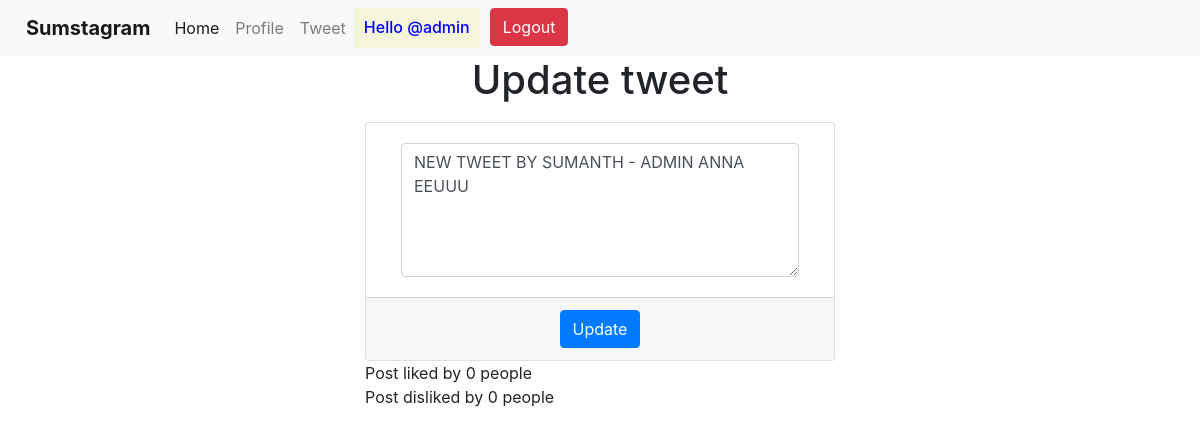
Screenshot of /display/5 (signed in) with the database file from the repository.
### app1/models.py (models this page shows, shortened)
class Tweet(models.Model):
    usern = models.CharField(max_length=20)
    date = models.DateTimeField(auto_now_add=True)
    tweet = models.CharField(max_length=300)
    likes = models.ManyToManyField(User, related_name="post_likes")
    dislikes = models.ManyToManyField(User, related_name="post_dislikes")

### app1/views.py (the view)
# urls.py: path("display/<str:post_id>", views.render_display, name="display"),
def render_display(request, post_id):
    t = Tweet.objects.get(id=post_id)
    if request.user.username == t.usern:
        print("Who tryna update:", request.user.username)
        print("Who can update:", t.usern)
        print(request.user.username == t.usern)
        if request.method == "POST":
            new_tweet = request.POST.get('tweet')
            t.tweet = new_tweet
            t.save()
            messages.success(request, "Tweet successfully updated")
            return redirect('home')
        return render(request, 'single.html', {"tweet": t})
    print("Likes:", t.likes.all())
    print("Dislikes:", t.dislikes.all())
    return render(request, "post.html", {"tweet": t})

### templates/single.html (shortened to what this page needs)
<!doctype html>
<html lang="en">
<head>
    <link href="https://cdn.jsdelivr.net/npm/bootstrap@5.3.3/dist/css/bootstrap.min.css" rel="stylesheet"
>
</head>
<body>
    {% include 'navbar.html' %}
    <h1 align="center">Update tweet</h1>
    <div class="container col-lg-5" style="padding-top: 10px;">
        <div class="card">
            <form method="POST"> {% csrf_token %}
                <div class="card-body" align="center">
                    <div class="container col-lg-12">
                    <textarea class="form-control" name="tweet" rows="5">{{ tweet.tweet }}</textarea>
                </div>
                </div>
                <div class="card-footer" align="center">
                    <button type="submit" class="btn btn-primary">Update</button>
                </div>
            </form>
        </div>
        Post liked by {{ tweet.likes.count }} people <br>
        Post disliked by {{ tweet.dislikes.count }} people
    </div>
</body>
</html>

### templates/navbar.html (shortened to what this page needs)
<link rel="stylesheet" href="https://cdn.jsdelivr.net/npm/bootstrap@4.0.0/dist/css/bootstrap.min.css">
<nav class="navbar navbar-expand-lg navbar-light bg-light">
  <a class="navbar-brand" href="{% url 'home' %}" style="padding-left: 10px;"><strong>Sumstagram</strong></a>
  <div class="collapse navbar-collapse" id="navbarSupportedContent">
    <ul class="navbar-nav mr-auto">
      <li class="nav-item active">
        <a class="nav-link" href="{% url 'home' %}">Home</a>
      </li>
      <li class="nav-item">
        <a class="nav-link" href="{% url 'profile' %}">Profile</a>
      </li>
      <li class="nav-item">
        <a class="nav-link" href="{% url 'create' %}">Tweet</a>
      </li>
      {% if request.user.is_authenticated %}
      <div style="background-color: beige; border: 10px">
      <h6 align="center" style="padding-top: 10px; padding-left: 10px; padding-right: 10px; color: blue">Hello @{{ request.user.username }}</h6>
    </div>
      <li >
        <a href="{% url 'logout' %}" style="padding-left: 10px;">
        <button class="btn btn-danger my-2 my-sm-0" type="submit">Logout</button>
      </a>
      </li>
      {% endif %}
    </ul>
  </div>
</nav>

### rows the page displays
Tweet: tweet "NEW TWEET BY SUMANTH - ADMIN ANNA EEUUU", likes.count "0", dislikes.count "0"

### other values shown
{{ request.user.username }} "admin"
